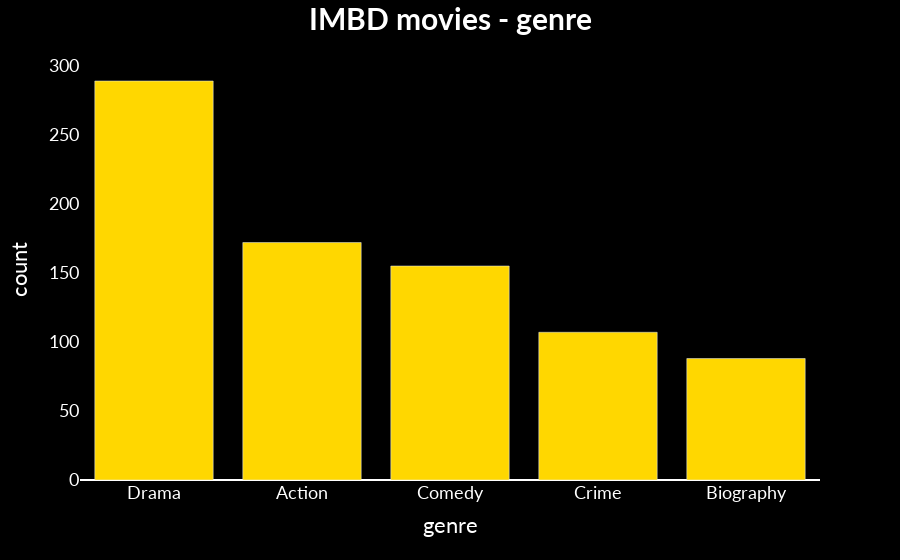

The cell this chart's notebook holds for it:
### Code cell
bar_plot('genre', limit=5)

### Figure 1 — Plotly figure (JSON) as saved in the notebook; plotly's stock layout.template omitted (floating-point values rounded to 4 significant figures)
{"data": [{"alignmentgroup": "True", "hovertemplate": "x=%{x}<br>y=%{y}<extra></extra>", "legendgroup": "", "marker": {"color": "gold", "pattern": {"shape": ""}}, "name": "", "offsetgroup": "", "orientation": "v", "showlegend": false, "textposition": "auto", "type": "bar", "x": ["Drama", "Action", "Comedy", "Crime", "Biography"], "xaxis": "x", "y": [289, 172, 155, 107, 88], "yaxis": "y"}], "layout": {"barmode": "relative", "font": {"color": "white", "family": "Lato", "size": 18}, "legend": {"tracegroupgap": 0}, "margin": {"t": 60}, "paper_bgcolor": "black", "plot_bgcolor": "black", "title": {"font": {"size": 30}, "text": "<b>IMBD movies - genre", "x": 0.5}, "xaxis": {"anchor": "y", "domain": [0, 1], "showgrid": false, "title": {"text": "genre"}}, "yaxis": {"anchor": "x", "domain": [0, 1], "showgrid": false, "title": {"text": "count"}}}}
